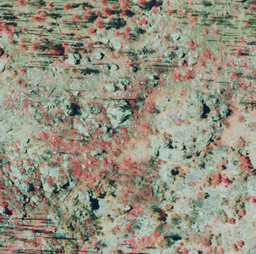
#> input picture data_augment/castle_fire_CIR_highlight_new.tif, 256 x 254 px, shrunk from 418 x 415 before the run
$ python splat_augment.py --background castle_fire_CIR_highlight_new.tif --templates castle_fire_CIR_highlight_new.tif
#> lines starting #> are read from the running program, lines starting #| are printed output that depends on the picture
"""
Copy-Paste Data Augmentation for DeepForest tree detection.

Usage:
    python splat_augment.py \
        --background castle_fire_CIR_highlight_new.tif \
        --templates tree1.png tree2.png tree3.png tree4.png tree5.png \
        --output_dir output \
        --n_images 50 \
        --trees_per_image 30

Outputs:
    output/img_0000.png ... img_00NN.png
    output/annotations.csv  (DeepForest format)
"""

import argparse
import csv
import os
import random
from pathlib import Path

import numpy as np
from PIL import Image


# ---------------------------------------------------------------------------
# Geometry helpers
# ---------------------------------------------------------------------------

def random_transform(template: Image.Image, scale_range=(0.85, 1.15)) -> Image.Image:
    """Return a randomly rotated, flipped, and scaled copy of *template*."""
    img = template.copy()

    # Random flips
    if random.random() < 0.5:
        img = img.transpose(Image.FLIP_LEFT_RIGHT)
    if random.random() < 0.5:
        img = img.transpose(Image.FLIP_TOP_BOTTOM)

    # Random rotation — expand=True keeps the whole crown visible after rotation
    angle = random.uniform(0, 360)
    img = img.rotate(angle, expand=True, resample=Image.BICUBIC)

    # Random scale
    scale = random.uniform(*scale_range)
    new_w = max(1, int(img.width * scale))
    new_h = max(1, int(img.height * scale))
    img = img.resize((new_w, new_h), Image.LANCZOS)

    return img


def tight_bbox(alpha: np.ndarray, ox: int, oy: int):
    """
    Compute the tight bounding box of non-transparent pixels in *alpha*,
    offset by (ox, oy) into the canvas coordinate system.

    Returns (xmin, ymin, xmax, ymax) or None if the alpha is all zero.
    """
    rows = np.any(alpha > 0, axis=1)
    cols = np.any(alpha > 0, axis=0)
    if not rows.any():
        return None
    rmin, rmax = np.where(rows)[0][[0, -1]]
    cmin, cmax = np.where(cols)[0][[0, -1]]
    return (ox + int(cmin), oy + int(rmin), ox + int(cmax), oy + int(rmax))


# ---------------------------------------------------------------------------
# Overlap guard (IoU-based)
# ---------------------------------------------------------------------------

def iou(a, b):
    ax1, ay1, ax2, ay2 = a
    bx1, by1, bx2, by2 = b
    ix1 = max(ax1, bx1)
    iy1 = max(ay1, by1)
    ix2 = min(ax2, bx2)
    iy2 = min(ay2, by2)
    if ix2 <= ix1 or iy2 <= iy1:
        return 0.0
    inter = (ix2 - ix1) * (iy2 - iy1)
    area_a = (ax2 - ax1) * (ay2 - ay1)
    area_b = (bx2 - bx1) * (by2 - by1)
    return inter / (area_a + area_b - inter + 1e-6)


def find_placement(
    tree_w: int,
    tree_h: int,
    canvas_w: int,
    canvas_h: int,
    placed_boxes: list,
    max_iou: float = 0.15,
    max_tries: int = 30,
):
    """
    Try up to *max_tries* random positions; return the first one whose IoU
    with every already-placed box is below *max_iou*.  Falls back to the
    last attempted position if no clear spot is found.
    """
    for _ in range(max_tries):
        x = random.randint(0, max(0, canvas_w - tree_w))
        y = random.randint(0, max(0, canvas_h - tree_h))
        candidate = (x, y, x + tree_w, y + tree_h)
        if all(iou(candidate, b) < max_iou for b in placed_boxes):
            return x, y
    # fallback — accept overlap rather than skip the tree entirely
    x = random.randint(0, max(0, canvas_w - tree_w))
    y = random.randint(0, max(0, canvas_h - tree_h))
    return x, y


# ---------------------------------------------------------------------------
# Core splatting routine
# ---------------------------------------------------------------------------

def splat_image(
    background: Image.Image,
    templates: list,
    n_trees: int,
    scale_range=(0.85, 1.15),
    max_iou: float = 0.15,
):
    """
    Paste *n_trees* randomly transformed templates onto a copy of *background*.

    Returns:
        canvas  – PIL Image (RGB)
        boxes   – list of (xmin, ymin, xmax, ymax) in canvas coords
    """
    canvas = background.convert("RGBA").copy()
    cw, ch = canvas.size
    boxes = []

    for _ in range(n_trees):
        tmpl = random.choice(templates)
        tree = random_transform(tmpl, scale_range)

        tw, th = tree.size
        if tw > cw or th > ch:
            # Template larger than canvas after scaling — skip
            continue

        x, y = find_placement(tw, th, cw, ch, boxes, max_iou)

        # Alpha-blend tree onto canvas
        canvas.paste(tree, (x, y), mask=tree.split()[3])

        alpha_arr = np.array(tree.split()[3])
        bbox = tight_bbox(alpha_arr, x, y)
        if bbox:
            boxes.append(bbox)

    return canvas.convert("RGB"), boxes


# ---------------------------------------------------------------------------
# Batch generation
# ---------------------------------------------------------------------------

def load_templates(paths: list) -> list:
    templates = []
    for p in paths:
        img = Image.open(p).convert("RGBA")
        templates.append(img)
    if not templates:
        raise ValueError("No template images loaded.")
    return templates


def load_background(path: str) -> Image.Image:
#> called with path = 'castle_fire_CIR_highlight_new.tif'
    img = Image.open(path).convert("RGBA")
    return img


def generate_batch(
    background_path: str,
    template_paths: list,
    output_dir: str,
    n_images: int = 50,
    trees_per_image: int = 30,
    scale_range=(0.85, 1.15),
    max_iou: float = 0.15,
):
    os.makedirs(output_dir, exist_ok=True)
    csv_path = os.path.join(output_dir, "annotations.csv")

    background = load_background(background_path)
    templates = load_templates(template_paths)
#> templates = 1 item

    print(f"Background size : {background.size}")
#| Background size : (256, 254)
    print(f"Templates loaded: {len(templates)}")
#| Templates loaded: 1
    print(f"Generating {n_images} images × {trees_per_image} trees each")
    print(f"Output dir      : {output_dir}")
    print()

    with open(csv_path, "w", newline="") as f:
        writer = csv.writer(f)
        writer.writerow(["image_path", "xmin", "ymin", "xmax", "ymax", "label"])

        for i in range(n_images):
            img_name = f"img_{i:04d}.png"
            img_path = os.path.join(output_dir, img_name)

            canvas, boxes = splat_image(
                background,
                templates,
                n_trees=trees_per_image,
                scale_range=scale_range,
                max_iou=max_iou,
            )
            canvas.save(img_path)

            for xmin, ymin, xmax, ymax in boxes:
                writer.writerow([img_name, xmin, ymin, xmax, ymax, "Tree"])

            placed = len(boxes)
            print(f"  [{i+1:>4}/{n_images}] {img_name}  trees placed: {placed}")
#> this loop made 50 passes
#> (boxes, placed) on passes 1 to 10: ([(0, 0, 255, 253)], 1), ([(20, 19, 241, 238)], 1), ([(0, 3, 221, 226), (2, 0, 255, 251), (11, 2, 236, 229)], 3), ([(3, 6, 243, 248)], 1), ([(8, 11, 248, 249)], 1), ([(12, 10, 251, 248), (8, 5, 239, 237)], 2), ([(0, 1, 253, 253), (0, 2, 248, 252)], 2), ([(8, 5, 243, 242)], 1), ([(1, 0, 252, 253)], 1), ([(1, 10, 237, 244)], 1)
#|   [   1/50] img_0000.png  trees placed: 1
#|   [   2/50] img_0001.png  trees placed: 1
#|   [   3/50] img_0002.png  trees placed: 3
#|   [   4/50] img_0003.png  trees placed: 1
#|   [   5/50] img_0004.png  trees placed: 1
#|   [   6/50] img_0005.png  trees placed: 2
#|   [   7/50] img_0006.png  trees placed: 2
#|   [   8/50] img_0007.png  trees placed: 1
#> (further printed lines are left out)
#> pass 1, in random_transform, `img = img.transpose(Image.FLIP_TOP_BOTTOM)`:
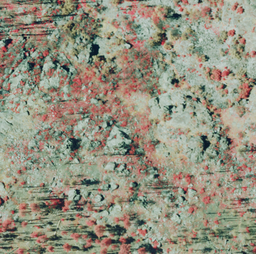
#> img: PIL image 256x254 RGBA; mean R, G, B, A 147.8, 144.1, 126.9, 255
#> pass 1, in random_transform, `img = img.rotate(angle, expand=True, resample=Image.BICUBIC)`:
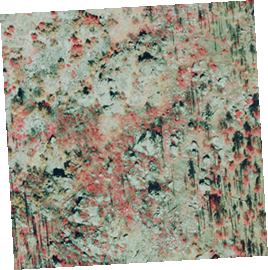
#> img: PIL image 268x270 RGBA; mean R, G, B, A 132.4, 129, 113.6, 229.2; transparent parts drawn white
#> pass 1, in random_transform (call 2), `img = img.rotate(angle, expand=True, resample=Image.BICUBIC)`:
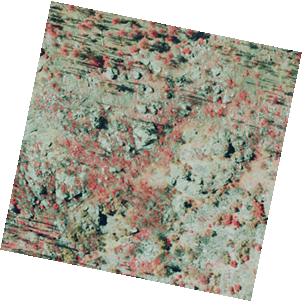
#> img: PIL image 302x302 RGBA; mean R, G, B, A 105, 102.4, 90.1, 181.8; transparent parts drawn white
#> pass 1, in random_transform (call 2), `img = img.resize((new_w, new_h), Image.LANCZOS)`:
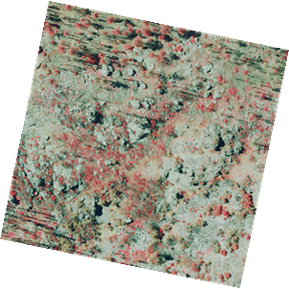
#> img: PIL image 289x289 RGBA; mean R, G, B, A 107.7, 105, 92.4, 181.8; transparent parts drawn white
#> after the loop:
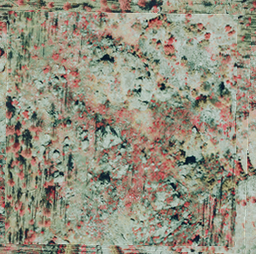
#> canvas: PIL image 256x254 RGB; mean R, G, B 147.8, 144.1, 126.9

    print(f"\nDone. Annotations saved to {csv_path}")


# ---------------------------------------------------------------------------
# CLI
# ---------------------------------------------------------------------------

def main():
    parser = argparse.ArgumentParser(description="Copy-Paste tree augmentation for DeepForest")
    parser.add_argument("--background", required=True, help="Path to background image (GeoTIFF or PNG)")
    parser.add_argument("--templates", nargs="+", required=True, help="Paths to tree crown PNGs (with alpha)")
    parser.add_argument("--output_dir", default="output", help="Directory for synthetic images + CSV")
    parser.add_argument("--n_images", type=int, default=50, help="Number of synthetic images to generate")
    parser.add_argument("--trees_per_image", type=int, default=30, help="Trees to splat per image")
    parser.add_argument("--scale_min", type=float, default=0.85, help="Minimum scale factor (default 0.85)")
    parser.add_argument("--scale_max", type=float, default=1.15, help="Maximum scale factor (default 1.15)")
    parser.add_argument("--max_iou", type=float, default=0.15, help="Max allowed overlap IoU between trees")
    parser.add_argument("--seed", type=int, default=None, help="Random seed for reproducibility")
    args = parser.parse_args()

    if args.seed is not None:
        random.seed(args.seed)
        np.random.seed(args.seed)

    generate_batch(
        background_path=args.background,
        template_paths=args.templates,
        output_dir=args.output_dir,
        n_images=args.n_images,
        trees_per_image=args.trees_per_image,
        scale_range=(args.scale_min, args.scale_max),
        max_iou=args.max_iou,
    )


if __name__ == "__main__":
    main()
